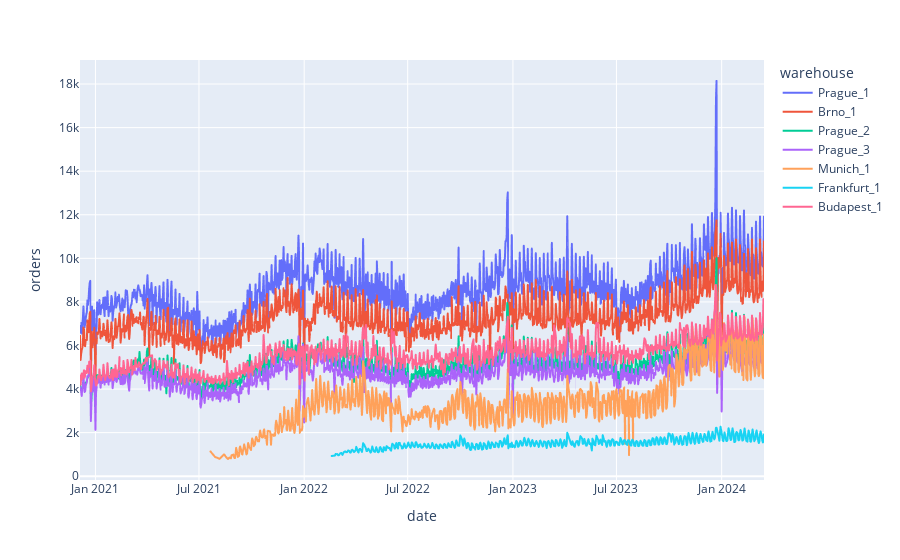

Notebook code cell kept with this figure:
### Code cell
fig = px.line(df, x="date", y="orders", color="warehouse")
fig.show()

### Figure 1 — Plotly figure (JSON) as saved in the notebook; plotly's stock layout.template omitted (floating-point values rounded to 4 significant figures; data arrays with more than 128 entries replaced by an {"elided": "..."} marker saying what was removed)
{"data": [{"hovertemplate": "warehouse=Prague_1<br>date=%{x}<br>orders=%{y}<extra></extra>", "legendgroup": "Prague_1", "line": {"color": "#636efa", "dash": "solid"}, "marker": {"symbol": "circle"}, "mode": "lines", "name": "Prague_1", "showlegend": true, "type": "scattergl", "x": {"elided": "1193 str values"}, "xaxis": "x", "y": {"elided": "1193 int values"}, "yaxis": "y"}, {"hovertemplate": "warehouse=Brno_1<br>date=%{x}<br>orders=%{y}<extra></extra>", "legendgroup": "Brno_1", "line": {"color": "#EF553B", "dash": "solid"}, "marker": {"symbol": "circle"}, "mode": "lines", "name": "Brno_1", "showlegend": true, "type": "scattergl", "x": {"elided": "1193 str values"}, "xaxis": "x", "y": {"elided": "1193 int values"}, "yaxis": "y"}, {"hovertemplate": "warehouse=Prague_2<br>date=%{x}<br>orders=%{y}<extra></extra>", "legendgroup": "Prague_2", "line": {"color": "#00cc96", "dash": "solid"}, "marker": {"symbol": "circle"}, "mode": "lines", "name": "Prague_2", "showlegend": true, "type": "scattergl", "x": {"elided": "1193 str values"}, "xaxis": "x", "y": {"elided": "1193 int values"}, "yaxis": "y"}, {"hovertemplate": "warehouse=Prague_3<br>date=%{x}<br>orders=%{y}<extra></extra>", "legendgroup": "Prague_3", "line": {"color": "#ab63fa", "dash": "solid"}, "marker": {"symbol": "circle"}, "mode": "lines", "name": "Prague_3", "showlegend": true, "type": "scattergl", "x": {"elided": "1193 str values"}, "xaxis": "x", "y": {"elided": "1193 int values"}, "yaxis": "y"}, {"hovertemplate": "warehouse=Munich_1<br>date=%{x}<br>orders=%{y}<extra></extra>", "legendgroup": "Munich_1", "line": {"color": "#FFA15A", "dash": "solid"}, "marker": {"symbol": "circle"}, "mode": "lines", "name": "Munich_1", "showlegend": true, "type": "scattergl", "x": {"elided": "785 str values"}, "xaxis": "x", "y": {"elided": "785 int values"}, "yaxis": "y"}, {"hovertemplate": "warehouse=Frankfurt_1<br>date=%{x}<br>orders=%{y}<extra></extra>", "legendgroup": "Frankfurt_1", "line": {"color": "#19d3f3", "dash": "solid"}, "marker": {"symbol": "circle"}, "mode": "lines", "name": "Frankfurt_1", "showlegend": true, "type": "scattergl", "x": {"elided": "629 str values"}, "xaxis": "x", "y": {"elided": "629 int values"}, "yaxis": "y"}, {"hovertemplate": "warehouse=Budapest_1<br>date=%{x}<br>orders=%{y}<extra></extra>", "legendgroup": "Budapest_1", "line": {"color": "#FF6692", "dash": "solid"}, "marker": {"symbol": "circle"}, "mode": "lines", "name": "Budapest_1", "showlegend": true, "type": "scattergl", "x": {"elided": "1154 str values"}, "xaxis": "x", "y": {"elided": "1154 int values"}, "yaxis": "y"}], "layout": {"legend": {"title": {"text": "warehouse"}, "tracegroupgap": 0}, "margin": {"t": 60}, "xaxis": {"anchor": "y", "domain": [0, 1], "title": {"text": "date"}}, "yaxis": {"anchor": "x", "domain": [0, 1], "title": {"text": "orders"}}}}
